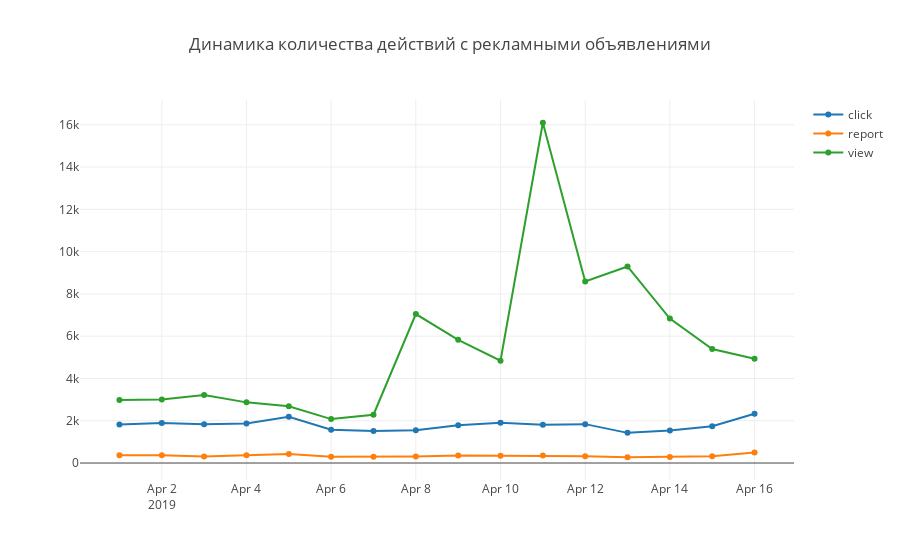

Notebook cell for this chart:
### Code cell
detalized_graphs(df, 'event', 'date', 'n_events', 'Динамика количества действий с рекламными объявлениями')

### Figure 1 — Plotly figure (JSON) as saved in the notebook; plotly's stock layout.template omitted (floating-point values rounded to 4 significant figures)
{"data": [{"name": "click", "type": "scatter", "uid": "0d01ddab-a1ab-4d68-ac7b-9e50db9eff02", "x": ["2019-04-01", "2019-04-02", "2019-04-03", "2019-04-04", "2019-04-05", "2019-04-06", "2019-04-07", "2019-04-08", "2019-04-09", "2019-04-10", "2019-04-11", "2019-04-12", "2019-04-13", "2019-04-14", "2019-04-15", "2019-04-16"], "y": [1827, 1898, 1837, 1871, 2188, 1577, 1510, 1545, 1784, 1909, 1811, 1840, 1427, 1540, 1742, 2333]}, {"name": "report", "type": "scatter", "uid": "7de051db-e622-4514-b820-2f6f85c7982f", "x": ["2019-04-01", "2019-04-02", "2019-04-03", "2019-04-04", "2019-04-05", "2019-04-06", "2019-04-07", "2019-04-08", "2019-04-09", "2019-04-10", "2019-04-11", "2019-04-12", "2019-04-13", "2019-04-14", "2019-04-15", "2019-04-16"], "y": [362, 366, 304, 368, 432, 300, 297, 311, 351, 347, 351, 315, 273, 284, 325, 497]}, {"name": "view", "type": "scatter", "uid": "79fd7437-4373-4488-a3ce-b83e902ee79c", "x": ["2019-04-01", "2019-04-02", "2019-04-03", "2019-04-04", "2019-04-05", "2019-04-06", "2019-04-07", "2019-04-08", "2019-04-09", "2019-04-10", "2019-04-11", "2019-04-12", "2019-04-13", "2019-04-14", "2019-04-15", "2019-04-16"], "y": [2983, 3005, 3216, 2869, 2685, 2078, 2284, 7046, 5828, 4842, 16097, 8585, 9299, 6832, 5390, 4936]}], "layout": {"title": {"text": "Динамика количества действий с рекламными объявлениями"}}}
